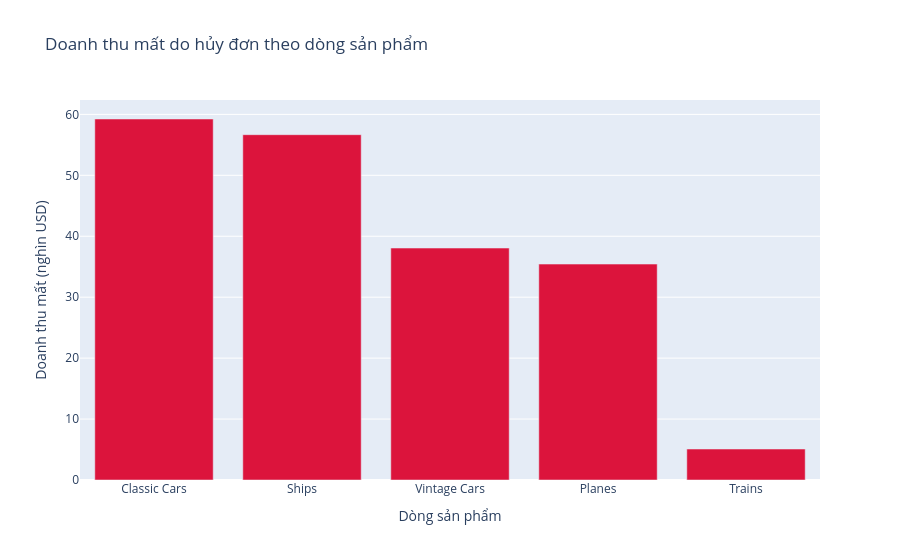

Notebook code for this chart:
### Markdown cell above
## 3. Biểu đồ

### Code cell
fig = bieu_do.ve_huy_don(bang)
fig.show()

### Figure 1 — Plotly figure (JSON) as saved in the notebook; plotly's stock layout.template omitted (floating-point values rounded to 4 significant figures)
{"data": [{"hovertemplate": "Dòng sản phẩm=%{x}<br>Doanh thu mất (nghìn USD)=%{y}<extra></extra>", "legendgroup": "", "marker": {"color": "crimson", "pattern": {"shape": ""}}, "name": "", "orientation": "v", "showlegend": false, "textposition": "auto", "type": "bar", "x": ["Classic Cars", "Ships", "Vintage Cars", "Planes", "Trains"], "xaxis": "x", "y": [59.24, 56.67, 38.06, 35.43, 5.082], "yaxis": "y"}], "layout": {"barmode": "relative", "legend": {"tracegroupgap": 0}, "title": {"text": "Doanh thu mất do hủy đơn theo dòng sản phẩm"}, "xaxis": {"anchor": "y", "domain": [0.0, 1.0], "title": {"text": "Dòng sản phẩm"}}, "yaxis": {"anchor": "x", "domain": [0.0, 1.0], "title": {"text": "Doanh thu mất (nghìn USD)"}}}}
